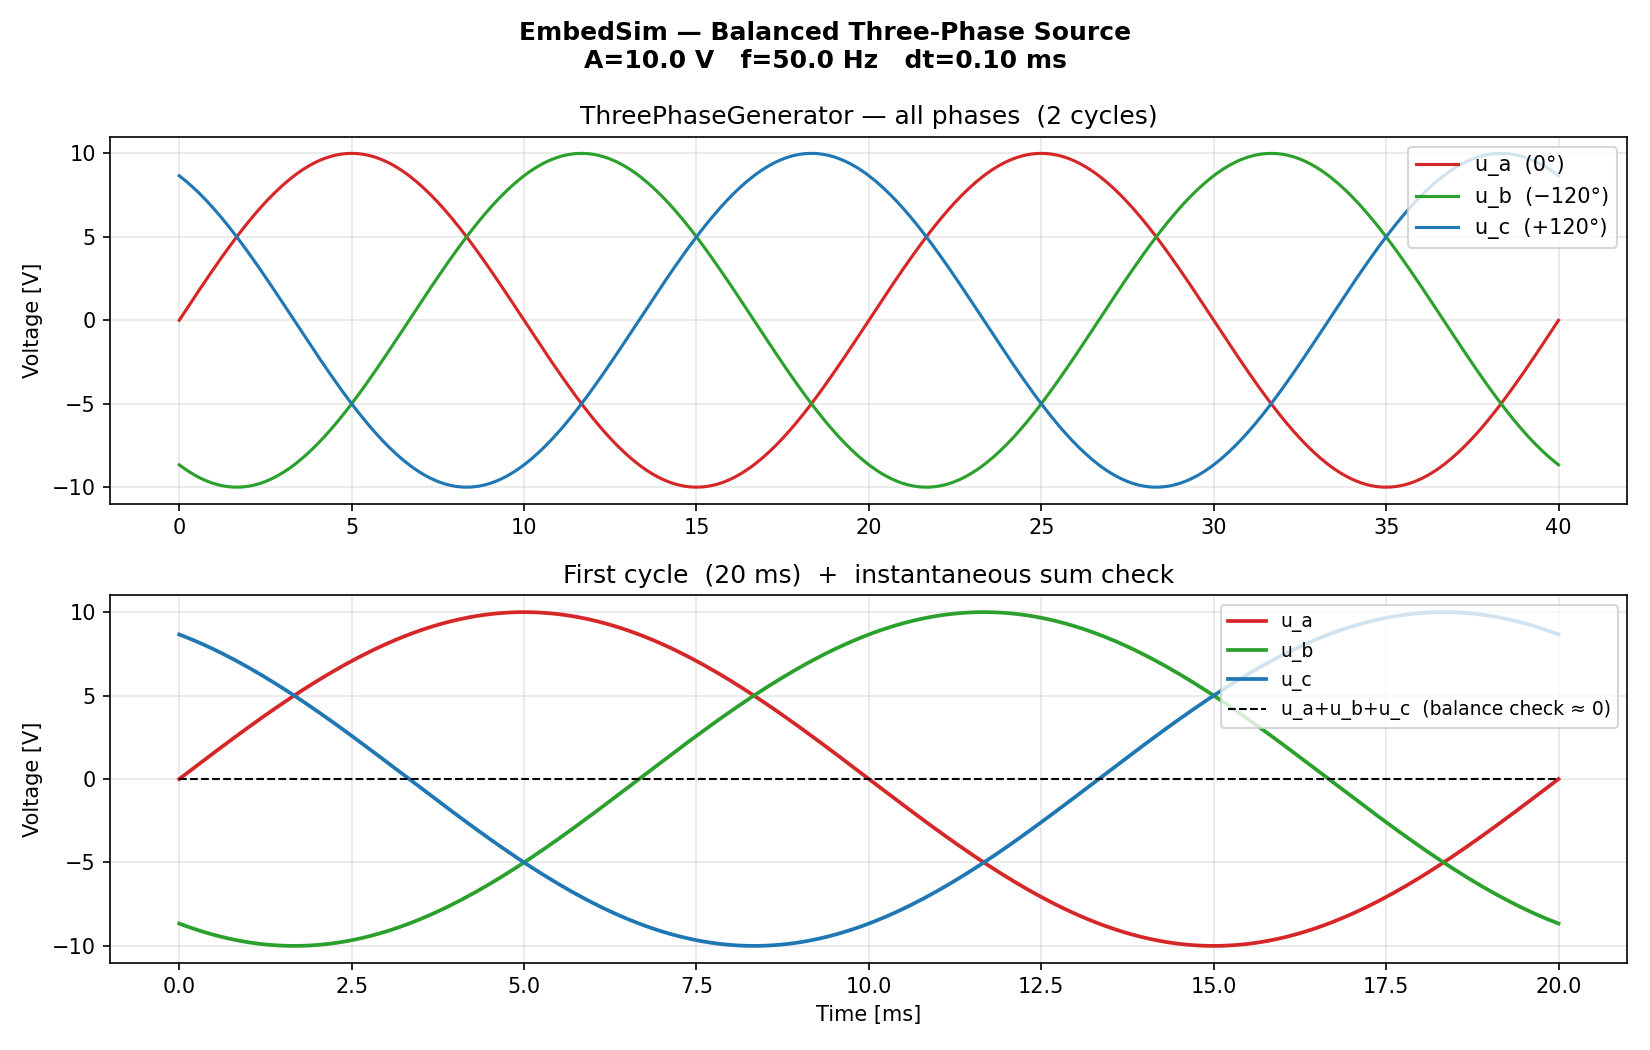

This chart was generated by the following Python code:
"""
three_phase_source.py
=====================
EmbedSim — Example: Balanced Three-Phase Signal Generation
===========================================================

PURPOSE
-------
Demonstrates the minimal EmbedSim simulation: a single source block
wired to a VectorEnd sink, with topology inspection and scope recording.

This is the "hello world" of EmbedSim.  Use it as the first check
whenever you integrate a new source block — if topology and scope work
here, they will work inside a larger FOC chain.

Block graph
-----------

  [3phase_gen (ThreePhaseGenerator)] ──► [output (VectorEnd)]

  ThreePhaseGenerator outputs a 3-element vector at every time step:

    [u_a(t), u_b(t), u_c(t)]

  where the balanced three-phase voltages are:

    u_a(t) = A · sin(2π·f·t)
    u_b(t) = A · sin(2π·f·t − 2π/3)    (120° lagging)
    u_c(t) = A · sin(2π·f·t + 2π/3)    (120° leading)

  Sum rule (sanity check): u_a + u_b + u_c = 0  at all t.

Topology features demonstrated
-------------------------------
  sim.topo.print_console()           — ASCII signal-flow tree to stdout
  sim.topo.export_html(path)         — interactive pan/zoom HTML diagram
  sim.execution_order                — DFS-sorted block list
  sim.topo.print_sources_to_sink()   — alternative sources→sink view

Scope feature demonstrated
--------------------------
  sim.scope.add(block, label)        — record all output indices by default
  sim.scope.get_signal(label, index) — retrieve recorded array after run

Run:
    python three_phase_source.py
"""

from __future__ import annotations

import sys
import numpy as np
import matplotlib
matplotlib.use("Agg")          # non-interactive backend — safe on all machines
import matplotlib.pyplot as plt
from pathlib import Path

_HERE = Path(__file__).resolve().parent

# ---------------------------------------------------------------------------
# Path bootstrap — use shared utility (safe to call multiple times).
# Walks up to the .project_root_marker file and inserts project root onto
# sys.path so "from embedsim import ..." always resolves.
# ---------------------------------------------------------------------------
sys.path.insert(0, str(_HERE))   # make local _path_utils importable
from _path_utils import setup_embedsim_path
setup_embedsim_path()

# ---------------------------------------------------------------------------
# EmbedSim imports
# ---------------------------------------------------------------------------
from embedsim.source_blocks     import ThreePhaseGenerator
from embedsim.dynamic_blocks    import VectorEnd
from embedsim.simulation_engine import EmbedSim, ODESolver

# =============================================================================
# Simulation parameters
# =============================================================================
AMP    = 10.0      # V     — peak phase voltage
FREQ   = 50.0      # Hz    — fundamental frequency  (1 cycle = 20 ms)
T_SIM  = 0.04      # s     — 2 full cycles  (enough to show symmetry)
DT     = 1e-4      # s     — 0.1 ms step  → 400 steps total


# =============================================================================
# Plot
# =============================================================================
def plot_results(sim: EmbedSim, path: str = "three_phase_source.png") -> None:
    """
    Two-panel plot:
      Top    — full simulation window, all three phases
      Bottom — zoomed to the first cycle (20 ms) for waveform clarity

    The bottom panel also plots the instantaneous sum u_a + u_b + u_c,
    which should be zero at all times for a balanced source — this is a
    useful sanity check after any ThreePhaseGenerator change.
    """
    t  = np.array(sim.scope.t)
    ua = sim.scope.get_signal("3phase", 0)    # phase U  (reference)
    ub = sim.scope.get_signal("3phase", 1)    # phase V  (−120°)
    uc = sim.scope.get_signal("3phase", 2)    # phase W  (+120°)
    s3 = ua + ub + uc                          # balance check — must be ≈ 0

    fig, axes = plt.subplots(2, 1, figsize=(11, 7))
    fig.suptitle(
        f"EmbedSim — Balanced Three-Phase Source\n"
        f"A={AMP} V   f={FREQ} Hz   dt={DT*1e3:.2f} ms",
        fontsize=12, fontweight="bold")

    # ── Top panel: full window ────────────────────────────────────────────────
    axes[0].plot(t * 1e3, ua, color="C3", lw=1.5, label="u_a  (0°)")
    axes[0].plot(t * 1e3, ub, color="C2", lw=1.5, label="u_b  (−120°)")
    axes[0].plot(t * 1e3, uc, color="C0", lw=1.5, label="u_c  (+120°)")
    axes[0].set_ylabel("Voltage [V]")
    axes[0].legend(fontsize=10, loc="upper right")
    axes[0].grid(alpha=0.3)
    axes[0].set_title(
        "ThreePhaseGenerator — all phases  "
        f"({int(T_SIM * FREQ)} cycles)")

    # ── Bottom panel: first cycle + balance check ─────────────────────────────
    mask = t <= (1.0 / FREQ)      # first full cycle
    axes[1].plot(t[mask] * 1e3, ua[mask], color="C3", lw=1.8, label="u_a")
    axes[1].plot(t[mask] * 1e3, ub[mask], color="C2", lw=1.8, label="u_b")
    axes[1].plot(t[mask] * 1e3, uc[mask], color="C0", lw=1.8, label="u_c")
    axes[1].plot(t[mask] * 1e3, s3[mask], color="k",  lw=1.0,
                 ls="--", label="u_a+u_b+u_c  (balance check ≈ 0)")
    axes[1].set_ylabel("Voltage [V]")
    axes[1].set_xlabel("Time [ms]")
    axes[1].legend(fontsize=9, loc="upper right")
    axes[1].grid(alpha=0.3)
    axes[1].set_title("First cycle  (20 ms)  +  instantaneous sum check")

    plt.tight_layout()
    out = str(_HERE / path)
    plt.savefig(out, dpi=150)
    plt.close(fig)
    print(f"  [Plot]  {out}")


# =============================================================================
# Main
# =============================================================================
def main() -> None:
    print("\n" + "=" * 60)
    print("  EmbedSim — three_phase_source.py")
    print(f"  A={AMP} V   f={FREQ} Hz   T={T_SIM*1e3:.0f} ms   dt={DT*1e3:.2f} ms")
    print("=" * 60)

    # ── 1. Instantiate ───────────────────────────────────────────────────────
    #
    #   ThreePhaseGenerator(name, amplitude, freq, use_c_backend)
    #     Output vector : [u_a, u_b, u_c]  (3 elements)
    #     u_a = A·sin(ωt)
    #     u_b = A·sin(ωt − 2π/3)
    #     u_c = A·sin(ωt + 2π/3)
    #
    generator = ThreePhaseGenerator(
        "3phase_gen",
        amplitude    = AMP,
        freq         = FREQ,
        use_c_backend= False,
    )

    #   VectorEnd — terminal sink.
    #   EmbedSim performs a DFS backward from every VectorEnd to discover
    #   all reachable blocks.  For this minimal example there is only one
    #   upstream block (generator), so the execution order will be:
    #     Step 0 : 3phase_gen  (ThreePhaseGenerator)
    #     Step 1 : output      (VectorEnd)
    #
    output = VectorEnd("output")

    # ── 2. Wire ──────────────────────────────────────────────────────────────
    #
    #   generator >> output
    #   The entire output vector [u_a, u_b, u_c] flows to output port 0.
    #
    generator >> output

    # ── 3. EmbedSim engine ───────────────────────────────────────────────────
    #
    #   ODESolver.RK4 — selected here to match the pattern used in larger
    #   examples.  For a purely algebraic source graph (no integrators)
    #   ODESolver.EULER gives identical results.
    #
    sim = EmbedSim(
        sinks  = [output],
        T      = T_SIM,
        dt     = DT,
        solver = ODESolver.RK4,
    )

    # ── 4. Scope registration ─────────────────────────────────────────────────
    #
    #   sim.scope.add(block, label) — without `indices`, all output elements
    #   are recorded automatically.  For the 3-element generator that means
    #   index 0 = u_a, 1 = u_b, 2 = u_c.
    #
    #   Retrieve after sim.run() with:
    #     sim.scope.get_signal("3phase", 0)  → u_a array
    #     sim.scope.get_signal("3phase", 1)  → u_b array
    #     sim.scope.get_signal("3phase", 2)  → u_c array
    #
    sim.scope.add(generator, label="3phase")

    # ── 5. Topology — console ASCII ───────────────────────────────────────────
    #
    #   sim.topo.print_console()
    #     Walks the sorted execution order and prints a signal-flow tree.
    #     For this graph expect:
    #       3phase_gen ──► output
    #
    print("\n[Topology]  Signal-flow diagram (console)")
    print("-" * 44)
    sim.topo.print_console()

    # ── 7. Topology — interactive HTML ────────────────────────────────────────
    _topo_html = str(_HERE / "three_phase_source_topology.html")
    sim.topo.export_html(_topo_html)
    print(f"\n[Topology]  Written: {_topo_html}")

    # ── 8. Execution order ────────────────────────────────────────────────────
    #
    #   For a minimal source → sink graph the execution order is trivial,
    #   but printing it here sets the habit for larger simulations where
    #   it matters (e.g. checking that LoopBreaker nodes are in the right
    #   position inside a feedback chain).
    #
    print("\n[Execution order]  (DFS topological sort)")
    print("-" * 44)
    for step, blk in enumerate(sim.execution_order):
        print(f"  Step {step:>2d} :  {blk.name:<20s}  ({type(blk).__name__})")
    print()

    # ── 9. Run ────────────────────────────────────────────────────────────────
    print("[Run]  Starting simulation …")
    sim.run()
    n_steps = len(sim.scope.t)
    print(f"[Run]  Done — {n_steps} steps  "
          f"(T={T_SIM*1e3:.0f} ms  dt={DT*1e3:.3f} ms  RK4)\n")

    # ── 10. Balance sanity check ──────────────────────────────────────────────
    #
    #   For a balanced three-phase source the instantaneous sum of all
    #   three phases must equal zero at every sample.
    #   If max(|u_a+u_b+u_c|) is not negligibly small there is a bug
    #   in ThreePhaseGenerator or a phase-shift error.
    #
    ua  = sim.scope.get_signal("3phase", 0)
    ub  = sim.scope.get_signal("3phase", 1)
    uc  = sim.scope.get_signal("3phase", 2)
    err = float(np.max(np.abs(ua + ub + uc)))
    print(f"[Sanity]  max|u_a+u_b+u_c| = {err:.2e}  "
          f"({'OK — balanced' if err < 1e-9 else 'WARN — check phases'})")

    # ── 11. Plot ──────────────────────────────────────────────────────────────
    plot_results(sim)

    print("\n  Output files:")
    print("    three_phase_source.png")
    print("    three_phase_source_topology.html")
    print("\n[Done]")


if __name__ == "__main__":
    main()
